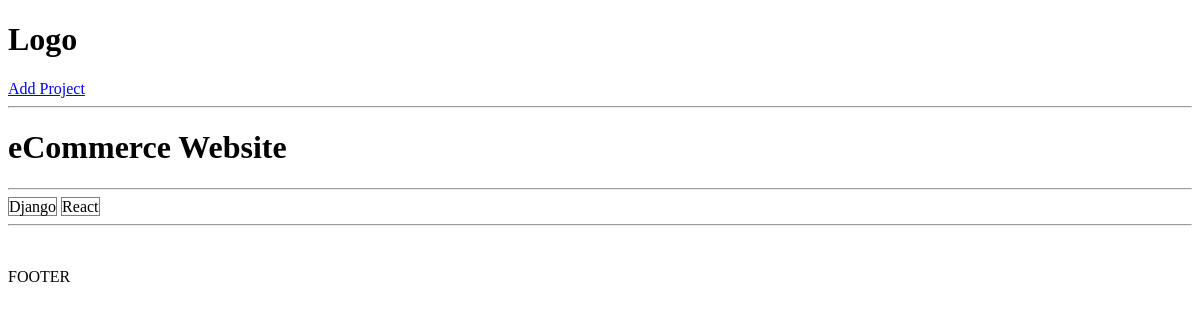
/project/ef58867d-581b-4538-ac6b-768340de4b60/, run on an earlier commit of the app's database.
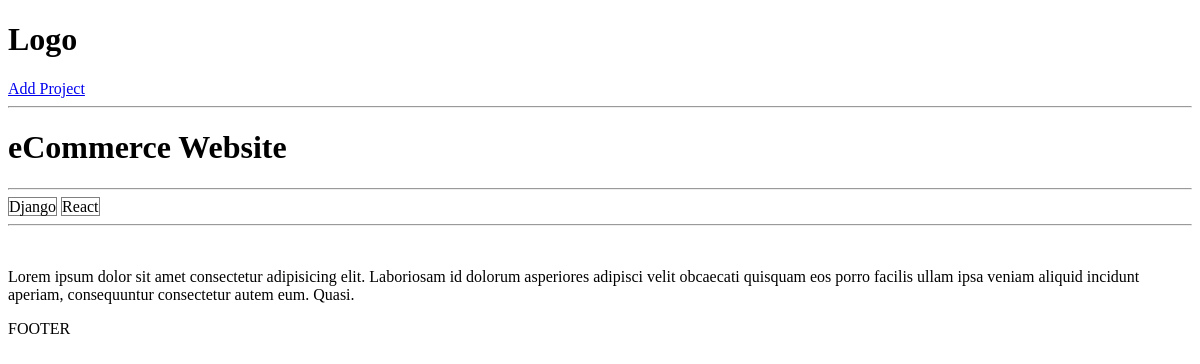
And on a later commit of the database.
### projects/models.py (models this page shows, shortened)
class Project(models.Model):
    title = models.CharField(max_length=200)
    description = models.TextField(null=True, blank=True)
    demo_link = models.CharField(max_length=2000, null=True, blank=True)
    source_link = models.CharField(max_length=2000, null=True, blank=True)
    tags = models.ManyToManyField(Tag, blank=True) #many to many relationship - note it is declared after Tag class - can add in quotes otherwise
    vote_total = models.IntegerField(default=0, null=True, blank=True)
    vote_ratio = models.IntegerField(default=0, null=True, blank=True)
    created = models.DateTimeField(auto_now_add=True)
    id = models.UUIDField(default=uuid.uuid4, unique=True, primary_key=True, editable=False)

class Tag(models.Model):
    name = models.CharField(max_length=200)
    created = models.DateTimeField(auto_now_add=True)
    id = models.UUIDField(default=uuid.uuid4, unique=True, primary_key=True, editable=False)
    def __str__(self):
        return self.name

### projects/views.py (the view)
# urls.py: path('project/<str:pk>/', views.project, name='project'),
def project(request, pk):
    projectObj = Project.objects.get(id=pk)
    return render(request, 'projects/single-project.html', {'project': projectObj})

### projects/templates/projects/single-project.html
{% extends 'main.html' %} {% block content %}
<h1>{{project.title}}</h1>
<hr />
{% for tag in project.tags.all %}
<span style="border: 1px solid grey">{{tag}}</span>
{% endfor %}
<hr />
<br />
<p>{{project.description}}</p>
{% endblock content %}

### templates/main.html (shortened to what this page needs)
<!DOCTYPE html>
<html lang="en">
<head>
</head>
<body>
  {% include 'navbar.html' %}
  {% block content %}
  {% endblock content %}
  <p>FOOTER</p>
</body>
</html>

### templates/navbar.html
<h1>Logo</h1>
<a href="{% url 'create-project' %}">Add Project</a>
<hr />

What changed in the data, as far as the page shows it:
changed Project "eCommerce Website": description (not shown) → "Lorem ipsum dolor sit amet consectetur adipisicing elit. Laboriosam id dolorum asperiores adipisci velit obcaecati quisquam eos porro facilis ullam ipsa veniam aliquid incidunt aperiam, consequuntur consectetur autem eum. Quasi."
